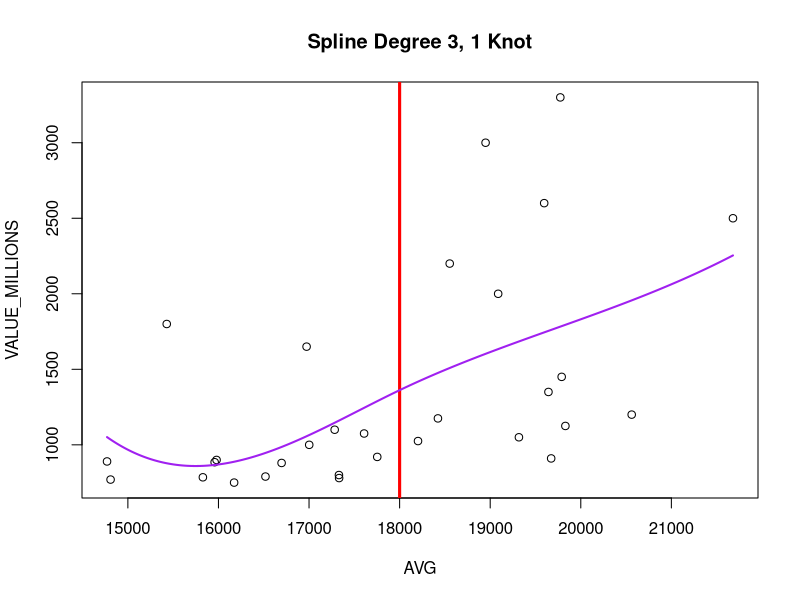
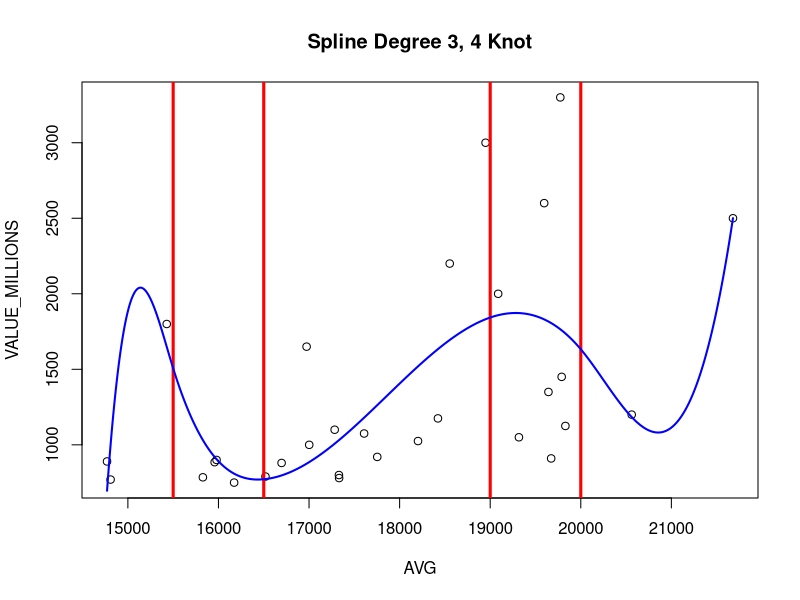
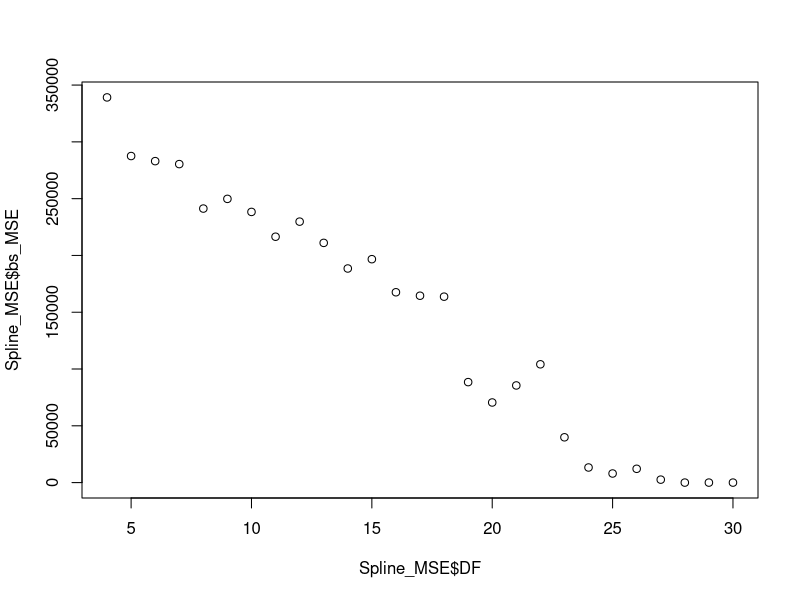
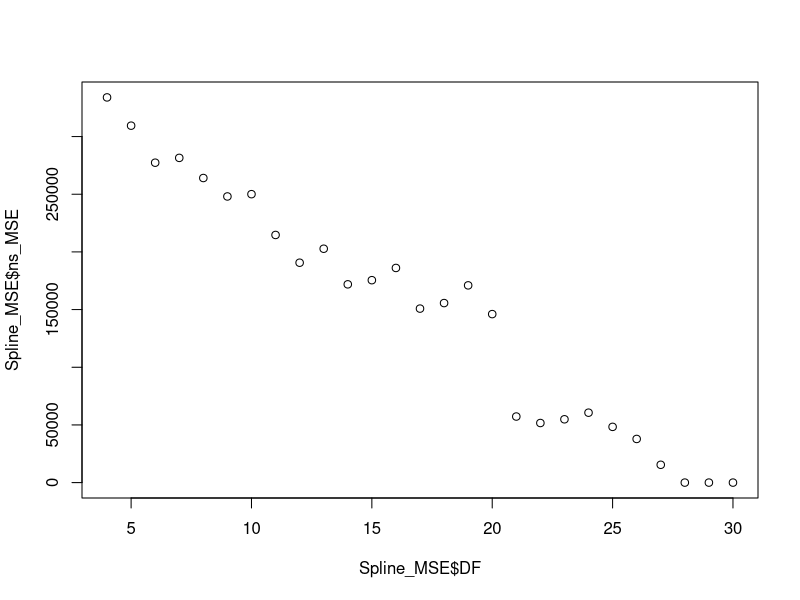
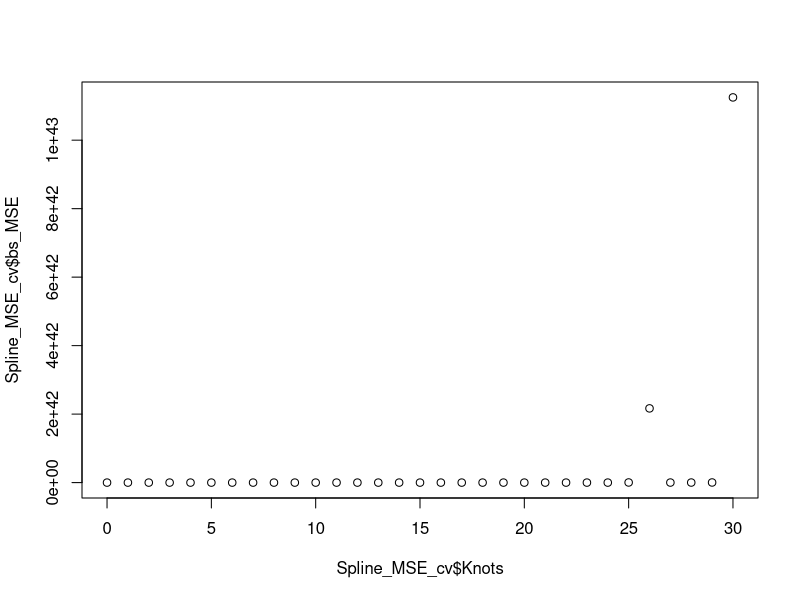
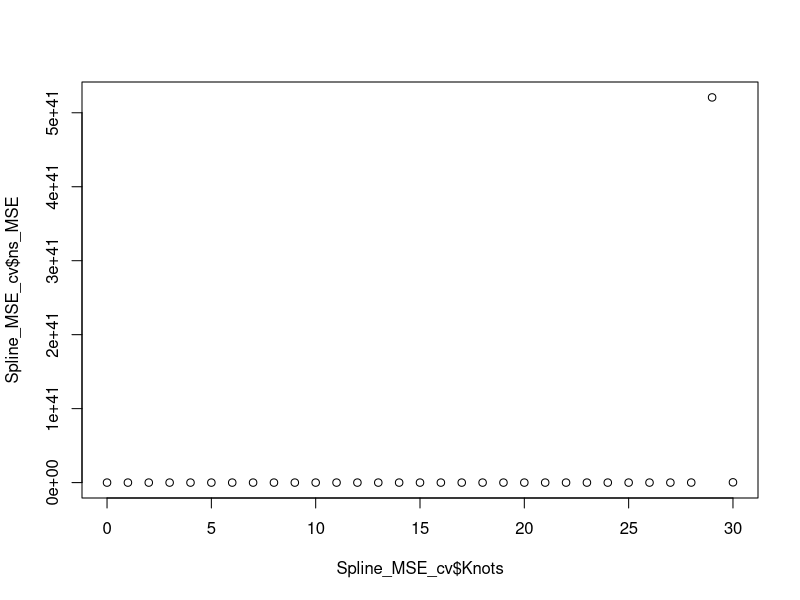

These figures' R source, in order:
rm(list=ls())

library(splines)
library(boot)
nba <- read.csv("nba_value.csv", as.is = T)
attach(nba)

###### Exercise 1 #######

# 1. Use bs() to fit a regression spline to predict VALUE using AVG. 
#    Hint:(1) Use cubic spline to fit each region
#         (2) Use only 1 knot here and choose the location on your own
fit.nba <- lm(VALUE_MILLIONS ~ bs(AVG, degree=3, knots=c(18000)), data=nba)
nbalims <- range(AVG)                            
nba.grid <- seq(from=nbalims[1], to=nbalims[2])  
pred.nba <- predict(fit.nba, newdata=list(AVG=nba.grid), se=T)

# 2. Calculate the MSE
(MSE_bs <- mean(fit.nba$residuals^2))


# 3. Plot the resulting fit and also the vertical line of where the knot is
#    Hint: make sure to give the plot a title
plot(AVG, VALUE_MILLIONS, col="black")
abline(v=18000, col='red', lwd=3)
title("Spline Degree 3, 1 Knot")
lines(nba.grid, pred.nba$fit, lwd=2, col="purple")

###### Exercise 2 #######

# 1. Use bs() to fit a regression spline again and choose the number of knots and also the locations
#    Hint: use cubic spline to fit each region
fit.nba1 <- lm(VALUE_MILLIONS ~ bs(AVG, degree=3, knots=c(15500,16500,19000,20000)), data=nba)
pred.nba1 <- predict(fit.nba1, newdata=list(AVG=nba.grid), se=T)

# 2. How did you choose the # of knots and where were the knots placed in the previous question? 
print('We look through the distribution of the data and put knots at those places which have more data.')

# 3. Calculate the MSE
(MSE_bs1 <- mean(fit.nba1$residuals^2))

# 4. Plot the resulting fit and also the vertical lines of where these knots are
plot(AVG, VALUE_MILLIONS, col="black")
abline(v=c(15500,16500,19000,20000), col='red', lwd=3)
title("Spline Degree 3, 4 Knot")
lines(nba.grid, pred.nba1$fit, lwd=2, col="blue")

fit.nba2 <- lm(VALUE_MILLIONS ~ bs(AVG, degree=3, df=7))
pred.nba2 <- predict(fit.nba1, newdata=list(AVG=nba.grid), se=T)
(MSE_bs2 <- mean(fit.nba2$residuals^2))
attr(bs(AVG,df=7),"knots")
###### Exercise 3 #######

# 1. Use bs() and ns() to fit a regression spline for a range of degrees of freedom 
#    Hint:you will decide the range of df on your own 
Spline_MSE<-data.frame(matrix(nrow=0, ncol=3))

for(i in 4:30){
  fit_temp1 <- lm(VALUE_MILLIONS ~ bs(AVG, degree=3, df=i), data=nba)
  MSE_temp1 <- mean(fit_temp1$residuals^2)
  fit_temp2 <- lm(VALUE_MILLIONS ~ ns(AVG, df=i), data=nba)
  MSE_temp2 <- mean(fit_temp2$residuals^2)
  Spline_MSE<-rbind(Spline_MSE, c(i, MSE_temp1, MSE_temp2))
}
# 2. Plot the resulting fits
colnames(Spline_MSE)<-c("DF","bs_MSE", "ns_MSE")
plot(Spline_MSE$DF, Spline_MSE$bs_MSE)
plot(Spline_MSE$DF, Spline_MSE$ns_MSE)
# 3. Report the associated MSE in a table
Spline_MSE
# 4. Set seed to 5072
set.seed(5072)
# 5. Do cross-validation to decide the optimal number of knots 
Spline_MSE_cv<-data.frame(matrix(nrow=0, ncol=3))

for(i in 0:30){
  fit_temp3 <- glm(VALUE_MILLIONS ~ bs(AVG, degree=3, df=i+3), data=nba)
  cv1 <- cv.glm(nba, fit_temp3, K=10)
  MSE_temp3 <- cv1$delta[1]
  fit_temp4 <- glm(VALUE_MILLIONS ~ ns(AVG, df=i+1), data=nba)
  cv2 <- cv.glm(nba, fit_temp4, K=10)
  MSE_temp4 <- cv2$delta[1]
  Spline_MSE_cv<-rbind(Spline_MSE_cv, c(i, MSE_temp3, MSE_temp4))
}


# Boundary.knots	
# boundary points at which to anchor the B-spline basis (default the range of the non-NA data). If both knots and Boundary.knots are supplied, the basis parameters do not depend on x. Data can extend beyond Boundary.knots.

# 6. Report the associated knots and MSEs in a table
colnames(Spline_MSE_cv)<-c("Knots","bs_MSE", "ns_MSE")
Spline_MSE_cv
# 7. Plot the results 
plot(Spline_MSE_cv$Knots, Spline_MSE_cv$bs_MSE)
plot(Spline_MSE_cv$Knots, Spline_MSE_cv$ns_MSE)

